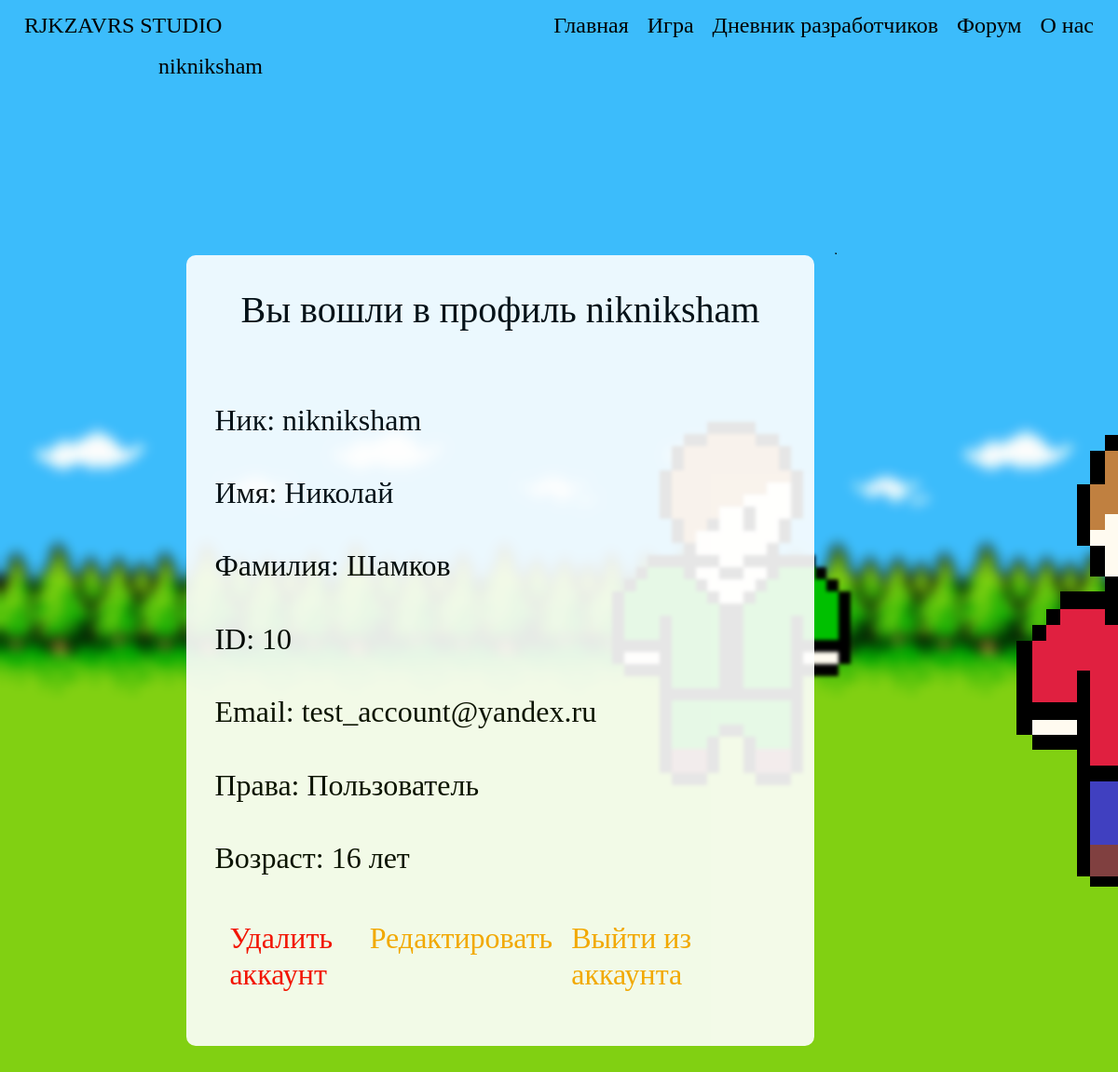
/account/ (signed in), run on an earlier commit of the app's database.
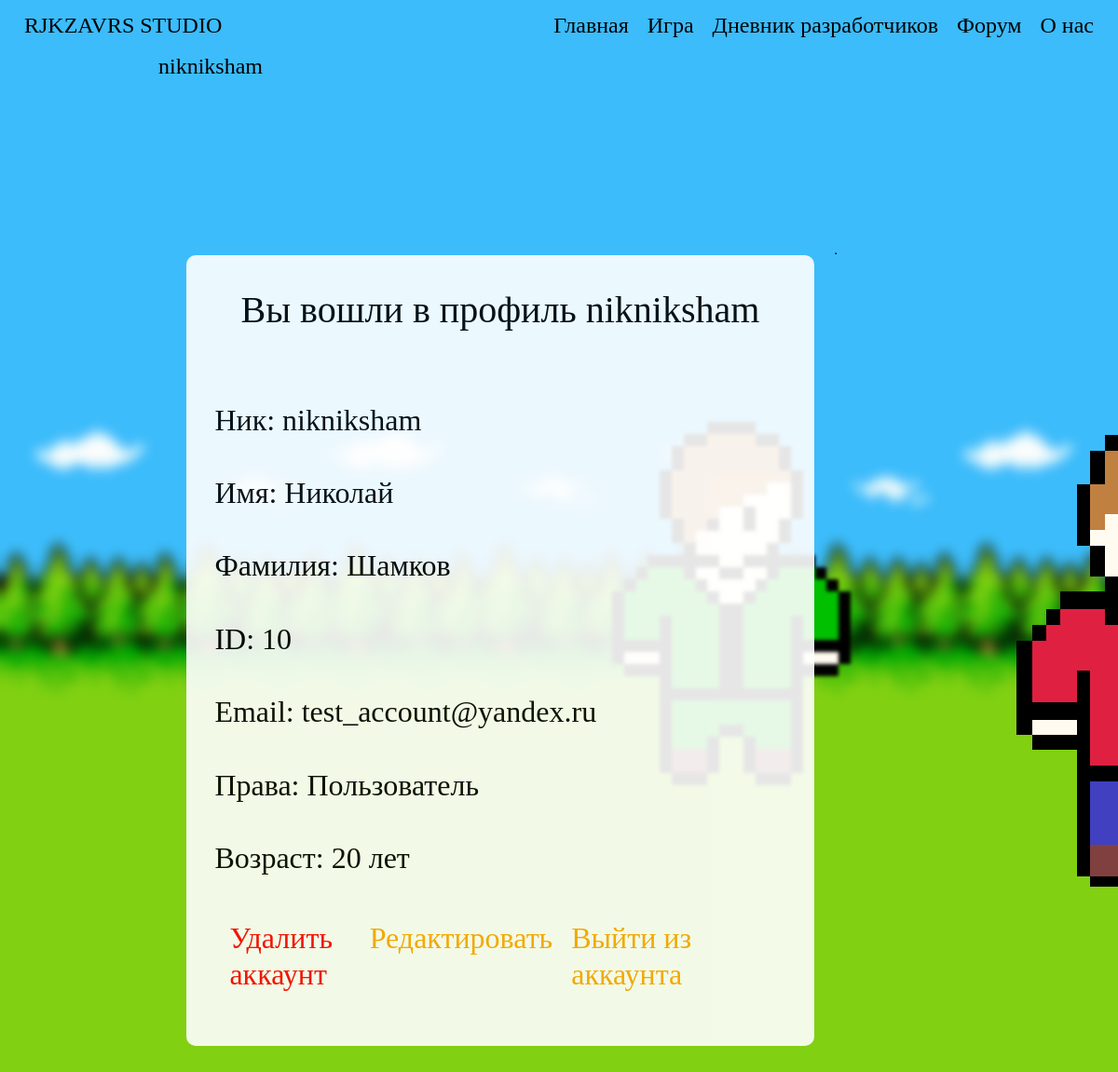
And on a later commit of the database.
### data/users.py (models this page shows, shortened)
class User(SqlAlchemyBase, UserMixin, SerializerMixin):
    __tablename__ = 'user'
    id = sqlalchemy.Column(sqlalchemy.Integer, primary_key=True, autoincrement=True)
    surname = sqlalchemy.Column(sqlalchemy.String, nullable=True)
    name = sqlalchemy.Column(sqlalchemy.String, nullable=True)
    age = sqlalchemy.Column(sqlalchemy.Integer, nullable=True)
    nickname = sqlalchemy.Column(sqlalchemy.String, nullable=True)
    email = sqlalchemy.Column(sqlalchemy.String, index=True, unique=True, nullable=True)
    hashed_password = sqlalchemy.Column(sqlalchemy.String, nullable=True)
    created_date = sqlalchemy.Column(sqlalchemy.DateTime)
    status = sqlalchemy.Column(sqlalchemy.Integer, nullable=True, default=0)
    background_image_id = sqlalchemy.Column(sqlalchemy.Integer, nullable=True, default=0)
    publications = orm.relation('Publications')
    developers_diary = orm.relation('DevelopersDiary')
    comments = orm.relation('Comments')

### run.py (the view)
@app.route('/account/')
def account():
    if current_user.is_authenticated:
        return render_template("account.html", title=f'Аккаунт {current_user.nickname}',
                               style=url_for('static', filename='css/style.css'), user=current_user,
                               bgimg=get_image_profile(current_user))
    return redirect('/')

### data/db_session.py (called while the page is built)
def create_session() -> Session:
    global __factory
    return __factory()

### run.py (called while the page is built)
def get_image_profile(user):
    bg_img = 1
    if user.is_authenticated:
        bg_img = user.background_image_id + 1
    return url_for('static', filename=f'img/background_img_{bg_img}.png')

@login_manager.user_loader
def load_user(user_id):
    session = db_session.create_session()
    return session.query(User).get(user_id)

### templates/account.html
{% extends "base.html" %}
{% block content %}
<div class="title">
    <h1 class="title-text">Вы вошли в профиль {{user.nickname}}</h1>
</div>
<div>
    <h2 class="wide-text">Ник: {{user.nickname}}</h2>
    <h2 class="wide-text">Имя: {{user.name}}</h2>
    <h2 class="wide-text">Фамилия: {{user.surname}}</h2>
    <h2 class="wide-text">ID: {{user.id}}</h2>
    <h2 class="wide-text">Email: {{user.email}}</h2>
    {% if user.status == 0%}
    <h2 class="wide-text">Права: Пользователь</h2>
    {% elif user.status == 1%}
    <h2 class="wide-text">Права: разработчик</h2>
    {% elif user.status > 9%}
    <h2 class="wide-text">Права: Царь. Этим всё сказано!</h2>
    {% elif user.status > 1%}
    <h2 class="wide-text">Права: Админ.</h2>
    {% else %}
    <h2 class="wide-text">Права: Ты кто такой? Ты как сюда попал?</h2>
    {% endif %}
    <h2 class="wide-text">Возраст: {{user.age}} лет</h2>
</div>
<div class="navbar">
    <div class="left-down-bar">
        <a href="/delete_account/"><h2 class="red-wide-text">Удалить аккаунт</h2></a>
    </div>
    <div class="right-down-bar">
        <a href="/logout/"><h2 class="orange-wide-text">Выйти из аккаунта</h2></a>
        <a href="/edit_account/"><h2 class="orange-wide-text">Редактировать</h2></a>
    </div>
</div>
{% endblock %}

### templates/base.html (shortened to what this page needs)
<!doctype html>
<html lang="ru">
<head>
    <link rel="stylesheet"
          href="https://stackpath.bootstrapcdn.com/bootstrap/4.4.1/css/bootstrap.min.css"
>
    <link rel="stylesheet" href={{style}}>
</head>
<body>
<header class="navbar navbar-light">
    <div class="left-head">
        <a href="/about/"><h4 class="asd">RJKZAVRS STUDIO</h4></a>
    </div>
    <div class="center-head">
        <div>
            <a href="/" class="header-a"><h4 class="asd">Главная</h4></a>
            <a href="/" class="header-a"><h4 class="asd">Игра</h4></a>
            <a href="/DevelopersDiary" class="header-a"><h4 class="asd">Дневник разработчиков</h4></a>
            <a href="/" class="header-a"><h4 class="asd">Форум</h4></a>
            <a href="/about/" class="header-a"><h4 class="asd">О нас</h4></a>
        </div>
    </div>
    <div class="right-head">
        {% if current_user.is_authenticated %}
        <a class="navbar-brand" href="/account"><h4 class="asd">{{ current_user.nickname }}</h4></a>
        {% else %}
        <a href="/login"><h4 class="asd">Войти</h4></a>
        <a href="/register"><h4 class="asd">Зарегестрироваться</h4></a>
        {% endif %}
    </div>
</header>
<main role="main">
    <div class="main-block">
        <div class="center-column">
            <div class="center-column-block">
                {% block content %}{% endblock %}
            </div>
        </div>
    </div>
</main>
</body>
</html>

### static/css/style.css (style rules this page uses)
header { margin-bottom: 170px; }
main { align: center; width: 100%; }
.header-a { float: left; }
a { text-decoration: none; }
div.main-block { width: 85%; display: flex; margin-left: 15%; align: center; margin-bottom: 70px; }
.asd { font-family: 'Comfortaa', cursive; font-weight: 100; font-style: inherit; color: #000; position: relative; padding: 5px 5px; margin: 0 5px; }
.title-text { font-family: 'Comfortaa', cursive; font-weight: 100; font-style: inherit; color: #000; position: relative; padding: 5px 5px; margin: 0 5px; }
.wide-text { font-family: 'Comfortaa', cursive; font-weight: 100; font-style: inherit; color: #000; position: relative; padding: 20px 5px; margin: 0 5px; }
.red-wide-text { font-family: 'Comfortaa', cursive; font-weight: 100; font-style: inherit; color: red; position: relative; padding: 20px 5px; margin: 0 5px; }
.orange-wide-text { font-family: 'Comfortaa', cursive; font-weight: 100; font-style: inherit; color: orange; position: relative; padding: 20px 5px; margin: 0 5px; }
div.left-head { width: 25%; }
div.center-head { display: flex; align: center; }
div.right-head { width: 25%; display: -webkit-flex; -webkit-flex-direction: row-reverse; display: flex; flex-direction: row-reverse; }
div.left-down-bar { width: 25%; display: flex; }
div.right-down-bar { width: 75%; display: -webkit-flex; -webkit-flex-direction: row-reverse; display: flex; flex-direction: row-reverse; }
div.center-column { border-radius: 10px; opacity: 1; background: #fff; align: left; width: 66%; margin-left: 2%; margin-right: 20px; opacity: 0.9; }
div.center-column-block { padding: 30px 20px; }
div.title { display: block; text-align: center; margin-bottom: 50px; }

What changed in the data, as far as the page shows it:
changed User "nikniksham": age "16" → "20"
